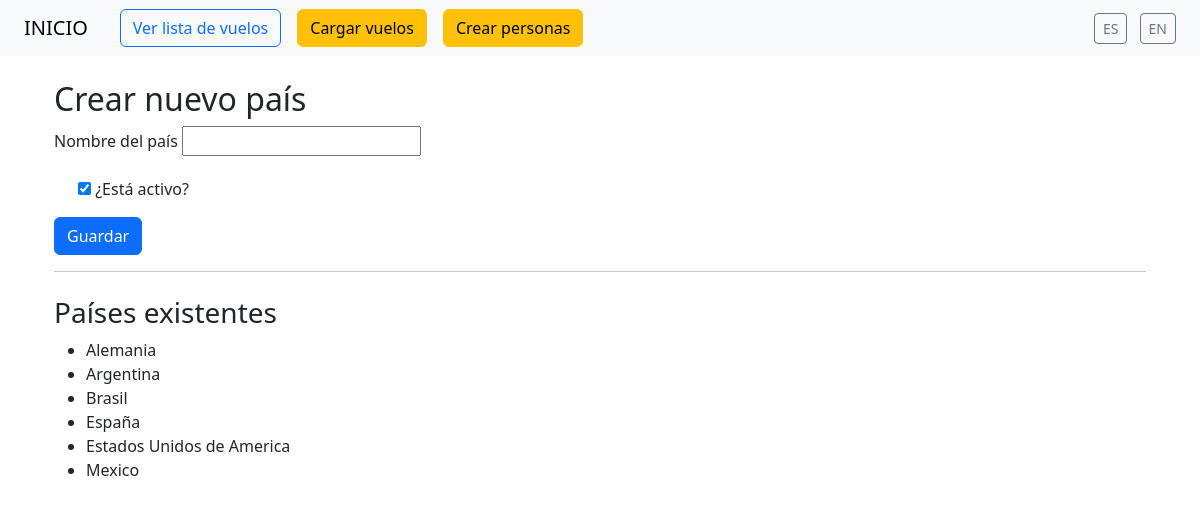
Page /es/pais/crear/ (signed in) on the committed database.
### core/models.py (models this page shows, shortened)
class Pais(models.Model):
    nombre = models.CharField(max_length=100, verbose_name=_("Nombre"))
    activo = models.BooleanField(default=True, verbose_name=_("Activo"))
    class Meta:
        ordering = ['nombre']
        verbose_name = _("País")
        verbose_name_plural = _("Países")

### vuelos/views.py (the view, shortened to what this page needs)
# urls.py: path('pais/crear/', views.PaisCreateView.as_view(), name='pais_form'),
class PaisCreateView(LoginRequiredMixin, UserPassesTestMixin, CreateView):
    model = Pais
    fields = ['nombre', 'activo']
    template_name = 'vuelos/pais_form.html'
    success_url = reverse_lazy('pais_form')
    def test_func(self):
        return self.request.user.is_superuser
    def get_context_data(self, **kwargs):
        context = super().get_context_data(**kwargs)
        context['paises'] = Pais.objects.order_by('nombre')
        return context

### vuelos/templates/vuelos/pais_form.html (shortened to what this page needs)
{% extends 'base.html' %}
{% load i18n %}
{% block content %}
  <div class="container mt-4">
    <h2>{% trans "Crear nuevo país" %}</h2>
    <form method="post">
      <div class="mb-3">
        <label for="id_nombre" class="form-label">{% trans "Nombre del país" %}</label>
        {{ form.nombre }}
      </div>
      <div class="form-check mb-3">
        {{ form.activo }}
        <label class="form-check-label" for="id_activo">{% trans "¿Está activo?" %}</label>
      </div>
      <button type="submit" class="btn btn-primary">{% trans "Guardar" %}</button>
    </form>
    <hr>
    <h3 class="mt-4">{% trans "Países existentes" %}</h3>
    <ul>
      {% for pais in paises %}
        <li>{{ pais.nombre }}</li>
      {% empty %}
        <li>{% trans "No hay países registrados aún." %}</li>
      {% endfor %}
    </ul>
  </div>
{% endblock %}

### rows in the picture
Pais: nombre "Alemania"
Pais: nombre "Argentina"
Pais: nombre "Brasil"
Pais: nombre "España"
Pais: nombre "Estados Unidos de America"
Pais: nombre "Mexico"
